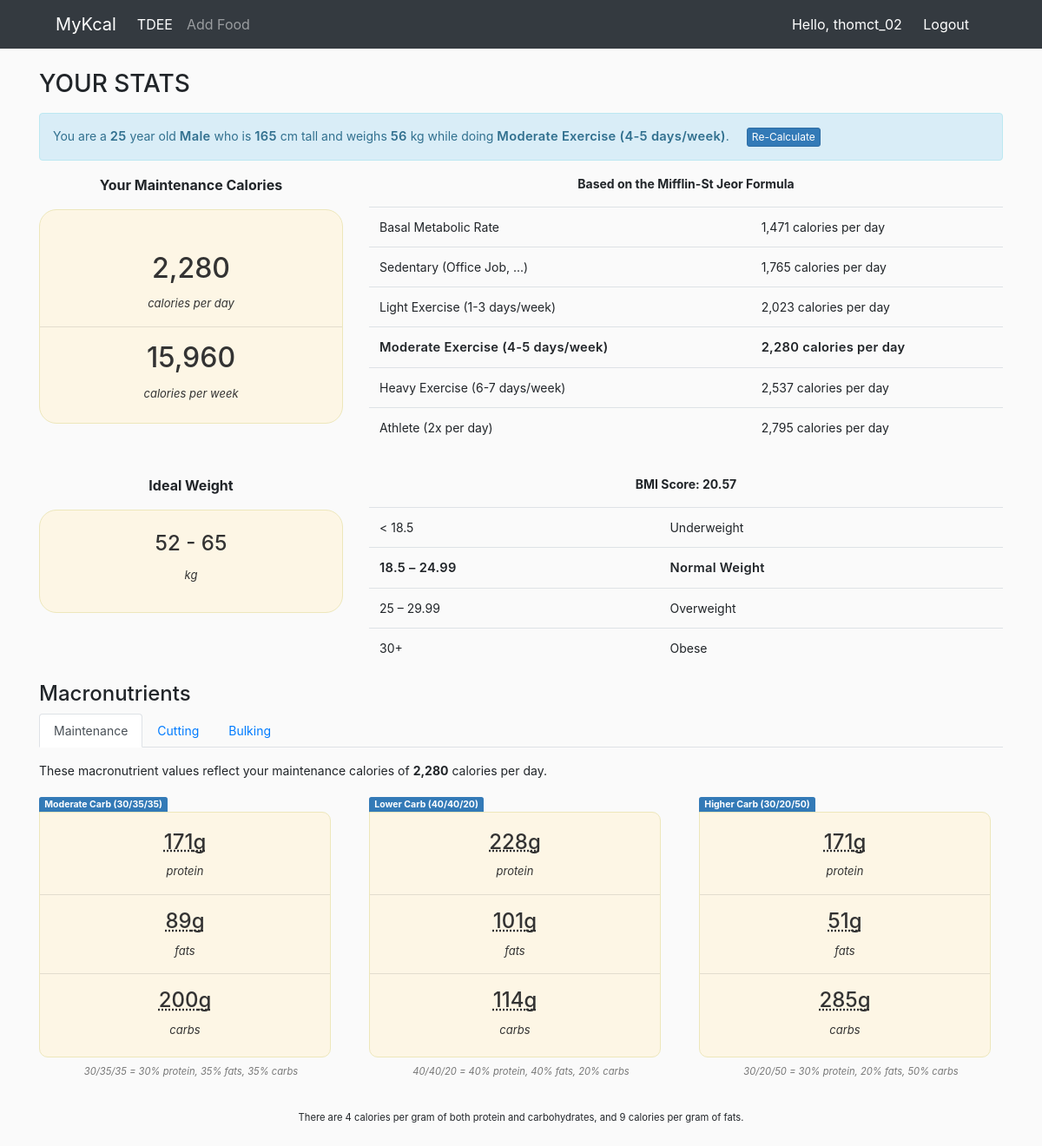
Screenshot of /profile/ (signed in) with the database file from the repository.
### MyKcal/models.py (models this page shows, shortened)
class UserProfile(models.Model):
    user = models.OneToOneField(User, on_delete=models.CASCADE, primary_key=True)
    GENDER_CHOICES = (
      ('Male', 'Male'),
      ('Female', 'Female'),
    )
    gender = models.CharField(max_length=10, choices=GENDER_CHOICES)
    age=models.IntegerField()
    weight=models.IntegerField()
    height=models.IntegerField()
    activity=models.ForeignKey(Activity, on_delete=models.CASCADE)
    calories=models.IntegerField(default=0, blank=True)

class Activity(models.Model):
    ACTIVITIES_CHOICES=(
      ('Sedentary (Office Job, ...)','Sedentary (Office Job, ...)'),
      ('Light Exercise (1-3 days/week)','Light Exercise (1-3 days/week)'),
      ('Moderate Exercise (4-5 days/week)','Moderate Exercise (4-5 days/week)'),
      ('Heavy Exercise (6-7 days/week)','Heavy Exercise (6-7 days/week)'),
      ('Athlete (2x per day)','Athlete (2x per day)'),
    )
    name=models.CharField(max_length=50, choices=ACTIVITIES_CHOICES)
    score=models.DecimalField(max_digits=5, decimal_places=3)

### MyKcal/views.py (the view)
# urls.py: path('profile/', views.profile, name='profile'),
@login_required(login_url='login')
def profile(request):
    try:
        profile = UserProfile.objects.get(user_id = request.user.id)
    except UserProfile.DoesNotExist:
        return redirect('createProfile')
    bmr_base = round((10*profile.weight) + (6.25*profile.height) - (5*profile.age))
    bmr = bmr_base + 5 if profile.gender == 'Male' else bmr_base - 161
    calories_day = round(bmr*profile.activity.score)
    calories_day_format = '{:,}'.format(calories_day)
    calories_week = calories_day*7
    activities = []
    for act in Activity.objects.all():
        activities.append({
            'id': act.id,
            'name': act.name,
            'calories': '{:,}'.format(round(bmr*act.score)),
        })
    max_h = profile.height if profile.height < 100 else profile.height - 100
    min_h = round(max_h*0.8)
    bmi = round((profile.weight*10000)/(profile.height*profile.height), 2)
    cutting_calories = calories_day - 500
    cutting_calories_format = '{:,}'.format(cutting_calories)
    bulking_calories = calories_day + 500
    bulking_calories_format = '{:,}'.format(bulking_calories)
    context = {
        'profile': profile,
        'calories': {
            'day': calories_day_format,
            'week': '{:,}'.format(calories_week),
        },
        'bmr': '{:,}'.format(bmr),
        'activities': activities,
        'weight': {'max':  max_h, 'min': min_h},
        'bmi': bmi,
        'bmi_scores': [
            {'name': 'Underweight', 'score': '< 18.5', 'valid': bmi < 18.5},
            {'name': 'Normal Weight', 'score': '18.5 – 24.99', 'valid': 18.5 <= bmi<=  24.99},
            {'name': 'Overweight', 'score': '25 – 29.99', 'valid': 25 <= bmi <= 29.99},
            {'name': 'Obese', 'score': '30+', 'valid': bmi > 30},
        ],
        'macros': [
            {
                'name': 'maintenance',
                'intro': f'These macronutrient values reflect your maintenance calories of <strong>{calories_day_format}</strong> calories per day.',
                'data': getMacrosData(calories_day),
            },
            {
                'name': 'cutting',
                'intro': f'These macronutrient values reflect your cutting calories of <strong>{cutting_calories_format}</strong> calories per day, which is a <strong>500</strong> calorie per day deficit from your maintenance of <strong>{calories_day_format}</strong> calories per day.',
                'data': getMacrosData(cutting_calories),
            },
            {
                'name': 'bulking',
                'intro': f'These macronutrient values reflect your bulking calories of <strong>{bulking_calories_format}</strong> calories per day, which is <strong>+500</strong> calories per day from your maintenance of <strong>{calories_day_format}</strong> calories per day.',
                'data': getMacrosData(bulking_calories),
            }
        ]
    }
    return render(request, 'profile/profile.html', context)

### MyKcal/helpers.py (called while the page is built)
def getMacrosData(calories_day):
  return [
    {
      'name': 'Moderate Carb (30/35/35)',
      'protein': round((calories_day*0.3)/4),
      'fats': round((calories_day*0.35)/9),
      'carbs': round((calories_day*0.35)/4),
      'explain': '30/35/35 = 30% protein, 35% fats, 35% carbs'
    },
    {
      'name': 'Lower Carb (40/40/20)',
      'protein': round((calories_day*0.4)/4),
      'fats': round((calories_day*0.4)/9),
      'carbs': round((calories_day*0.2)/4),
      'explain': '40/40/20 = 40% protein, 40% fats, 20% carbs'
    },
    {
      'name': 'Higher Carb (30/20/50)',
      'protein': round((calories_day*0.3)/4),
      'fats': round((calories_day*0.2)/9),
      'carbs': round((calories_day*0.5)/4),
      'explain': '30/20/50 = 30% protein, 20% fats, 50% carbs'
    }
  ]

### MyKcal/templates/profile/profile.html (shortened to what this page needs)
{% load static %}
<!DOCTYPE html>
<html lang="en">
  <head>
    <link rel="stylesheet" href="https://stackpath.bootstrapcdn.com/bootstrap/4.5.0/css/bootstrap.min.css"
0>
  </head>
  <body>
    {% include 'nav.html' %}
    <div class="container">
      {% block content %}
        <div class="tdee-caculator my-4">
          <h3>YOUR STATS</h3>
          <div class="summary-input my-3">
            You are a <span class="hightlight">{{ profile.age }}</span> year old <span class="hightlight">{{ profile.gender }}</span> who is <span class="hightlight">{{ profile.height }}</span> cm tall and weighs <span class="hightlight">{{ profile.weight }}</span> kg while doing <span class="hightlight">{{ profile.activity.name }}</span>.
            <a class="btn btn-primary btn-xs ml-3" href="{% url 'updateProfile' id=profile.pk %}">Re-Calculate</a>
          </div>
          <div class="row gx-4 mb-3">
            <div class="col-4">
              <p class="mb-3 font-weight-bold text-center">Your Maintenance Calories</p>
              <div class="h-75 maintenance-calories">
                <div class="pt-5">
                  <h2>{{ calories.day }}</h2>
                  <span class="cals">calories per day</span>
                </div>
                <hr>
                <div class="">
                  <h2>{{ calories.week }}</h2>
                  <span class="cals">calories per week</span>
                </div>
              </div>
            </div>
            <div class="col-8 tdee-table">
              <p class="mb-3 font-weight-bold text-center">Based on the Mifflin-St Jeor Formula</p>
              <table class="table">
                <tbody>
                  <tr>
                    <td>Basal Metabolic Rate</td>
                    <td>{{ bmr }} calories per day</td>
                  </tr>
                  {% for activity in activities %}
                    <tr {% if activity.id == profile.activity_id %}class="hightlight"{% endif %}>
                      <td>{{activity.name}} </td>
                      <td>{{activity.calories}} calories per day</td>
                    </tr>
                  {% endfor %}
                </tbody>
              </table>
            </div>
          </div>
          <div class="row gx-4">
            <div class="col-4 ideal-weigh">
              <p class="mb-3 font-weight-bold text-center">Ideal Weight</p>
              <div class="h-50 text-center maintenance-calories py-4">
                <h4>{{weight.min}} - {{weight.max}} </h4>
                <span class="cals">kg</span>
              </div>
            </div>
            <div class="col-8 bmi-table">
              <p class="mb-3 font-weight-bold text-center">BMI Score: {{bmi}}</p>
              <table class="table">
                <tbody>
                  {% for sco in bmi_scores %}
                    <tr {% if sco.valid %}class="hightlight"{% endif %}>
                      <td>{{sco.score}}</td>
                      <td>{{sco.name}} </td>
                    </tr>
                  {% endfor %}
                </tbody>
              </table>
            </div>
          </div>
          <div class="macronutrients">
            <h4>Macronutrients</h4>
            <ul class="nav nav-tabs mb-3" id="macro-tabs">
              <li class="nav-item">
                <a class="nav-link active" href="#maintenance" aria-controls="maintenance" role="tab" data-toggle="tab" aria-expanded="true">Maintenance</a>
              </li>
              <li class="nav-item">
                <a class="nav-link" href="#cutting" aria-controls="cutting" role="tab" data-toggle="tab" aria-expanded="false">Cutting</a>
              </li>
              <li class="nav-item">
                <a class="nav-link" href="#bulking" aria-controls="bulking" role="tab" data-toggle="tab" aria-expanded="false">Bulking</a>
              </li>
            </ul>
            <div class="tab-content">
              {% for macro in macros %}
                <div role="tabpanel" class="tab-pane {% if macro.name == 'maintenance' %}active{% endif %}" id={{macro.name}}>
                  <p>{{macro.intro | safe}}</p>
                  <div class="row">
                    {% for diet in macro.data %}
                      <div class="col-sm-4">
                        <span class="label label-primary text-center type">{{diet.name}}</span>
                        <div class="macrobox">
                          <div>
                            <h4><abbr title="calories">{{diet.protein}}g</abbr></h4>
                            <span class="cals">protein</span>
                          </div>
                          <hr>
                          <div>
                            <h4><abbr title="calories">{{diet.fats}}g</abbr></h4>
                            <span class="cals">fats</span>
                          </div>
                          <hr>
                          <div>
                            <h4><abbr title="calories">{{diet.carbs}}g</abbr></h4>
                            <span class="cals">carbs</span>
                          </div>
                        </div>
                        <p class="mt-1 text-center explain">
                          <small>{{diet.explain}}</small>
                        </p>
                      </div>
                    {% endfor %}
                  </div>
              </div>
              {% endfor %}
            </div>
            <p class="mt-3 text-center">
              <small>There are 4 calories per gram of both protein and carbohydrates, and 9 calories per gram of fats.</small>
            </p>
          </div>
        </div>
      {% endblock %}
    </div>
  </body>
</html>

### MyKcal/templates/nav.html (shortened to what this page needs)
{% load static %}
<nav class="navbar navbar-expand-lg navbar-dark bg-dark">
  <a class="navbar-brand ml-5" href="{% url 'home' %}">MyKcal</a>
  <div class="collapse navbar-collapse" id="navbarNavAltMarkup">
    <div class="navbar-nav">
      {% if request.user.pk %}
        <a class="nav-item nav-link active" href="{% url 'profile' %}">TDEE<span class="sr-only">(current)</span></a>
        <a class="nav-item nav-link" href={% url 'addFood' %}>Add Food</a>
      {% endif %}
    </div>
  </div>
  <div class="mr-5">
    {% if request.user.pk %}
      <span class="hello-msg">Hello, {{request.user}}</span>
      <span >
        <a class="hello-msg" href="{% url 'logout' %}">Logout</a>
      </span>
    {% else %}
      <span >
        <a class="hello-msg" href="{% url 'login' %}">Login</a>
      </span>
    {% endif %}
  </div>
</nav>

### MyKcal/templates/profile/profile.html (style rules this page uses)
body { background-color: #FAFAFA; }
.summary-input { padding: 15px; margin-bottom: 20px; border: 1px solid transparent; border-radius: 4px; color: #31708f; background-color: #d9edf7; border-color: #bce8f1; font-size: 14px; }
.btn-xs { padding: 1px 5px; font-size: 12px; line-height: 1.5; border-radius: 3px; color: #fff; background-color: #337ab7; border-color: #2e6da4; }
.maintenance-calories { background: #fdf6e5; color: #333; position: relative; border-radius: 20px; text-align: center; border: 1px solid #ede7bb; }
.cals { font-size: 13px; font-style: italic; }
.tdee-table, .bmi-table { font-size: 14px; }
.hightlight { font-weight: 600; font-size: 105%; letter-spacing: 0.3px; }
.macronutrients { font-size: 14px; }
.tab-content .label { border-bottom-left-radius: 0px; border-bottom-right-radius: 0px; padding: 0.2em 0.6em 0.4em; }
.label-primary { background-color: #337ab7; }
.label { font-size: 75%; font-weight: 700; line-height: 1; color: #fff; text-align: center; white-space: nowrap; vertical-align: baseline; border-radius: 0.25em; }
.macrobox { background: #fdf6e5; width: 96%; color: #333; position: relative; border-bottom-left-radius: 10px; border-bottom-right-radius: 10px; border-top-right-radius: 10px; text-align: center; border: 1px solid #ede7bb; padding-left: 0; padding-right: 0; padding-top: 20px; padding-bottom: 20px; }
.explain { color: #777; font-style: italic; }

### MyKcal/templates/nav.html (style rules this page uses)
.hello-msg { margin-right: 20px; color: white; }

### rows the page displays
UserProfile: age "25", gender "Male", height "165", weight "56", activity.name "Moderate Exercise (4-5 days/week)"
Activity: name "Sedentary (Office Job, ...)"
Activity: name "Light Exercise (1-3 days/week)"
Activity: name "Moderate Exercise (4-5 days/week)"
Activity: name "Heavy Exercise (6-7 days/week)"
Activity: name "Athlete (2x per day)"

### other values shown
{{ request.user }} "thomct_02"
{{ calories.day }} "2,280"
{{ calories.week }} "15,960"
{{ bmr }} "1,471"
{{ activity.calories }} "1,765" "2,023" "2,280" "2,537" "2,795"
{{ weight.min }} "52"
{{ weight.max }} "65"
{{ bmi }} "20.57"
{{ sco.score }} "< 18.5" "18.5 – 24.99" "25 – 29.99" "30+"
{{ sco.name }} "Underweight" "Normal Weight" "Overweight" "Obese"
{{ macro.intro | safe }} "These macronutrient values reflect your maintenance calories of 2,280 calories per day."
{{ diet.name }} "Moderate Carb (30/35/35)" "Lower Carb (40/40/20)" "Higher Carb (30/20/50)"
{{ diet.protein }} "171" "228" "171"
{{ diet.fats }} "89" "101" "51"
{{ diet.carbs }} "200" "114" "285"
